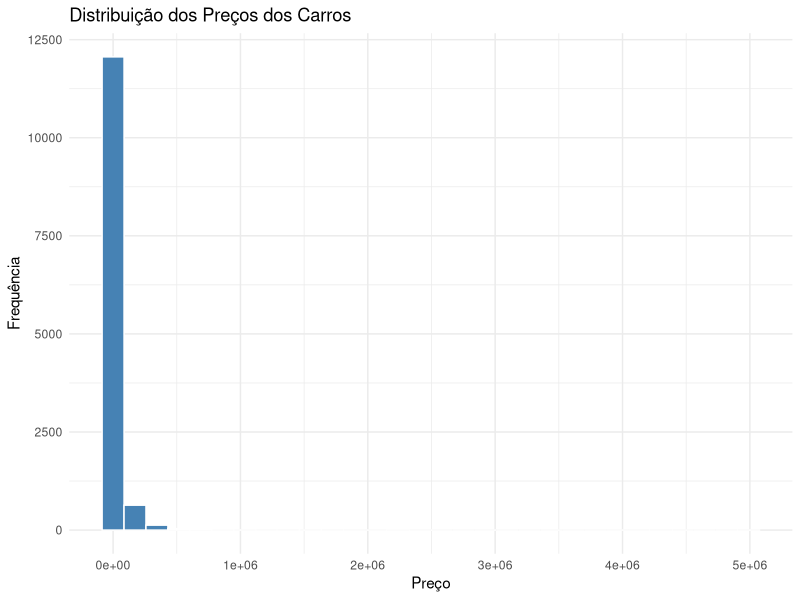
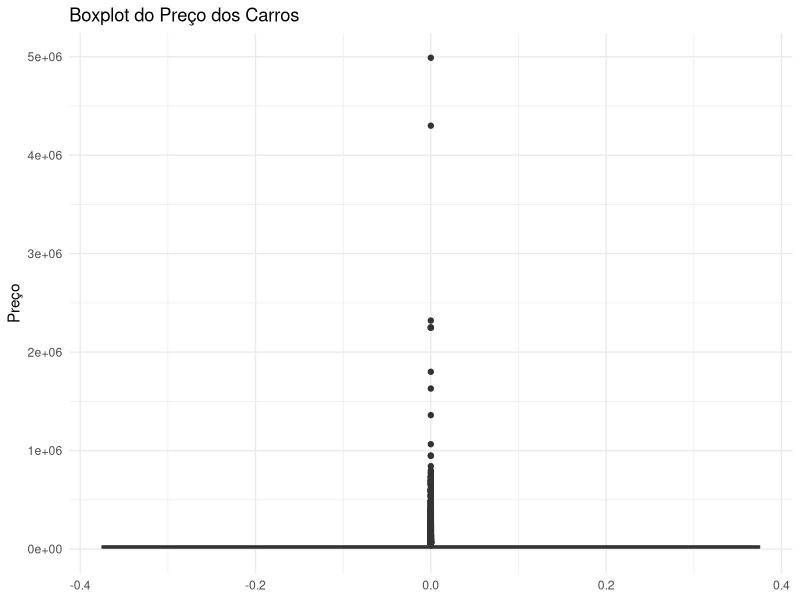
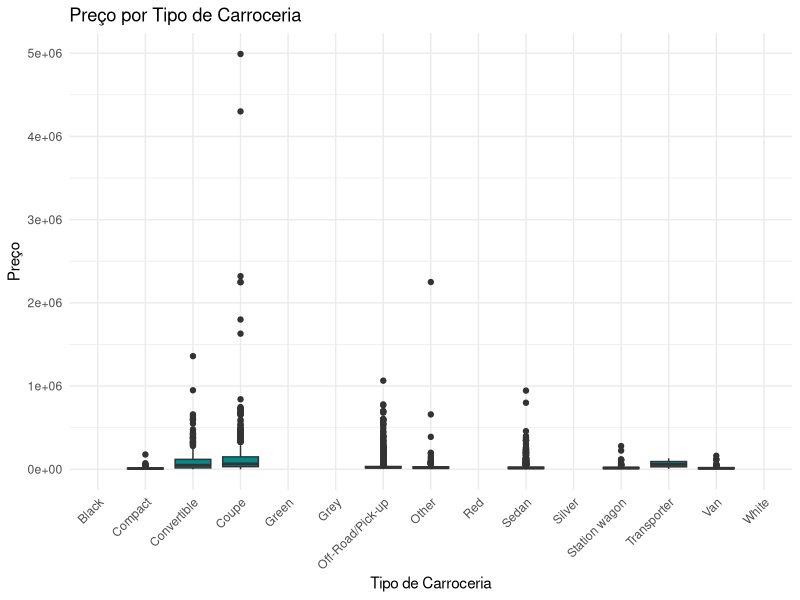
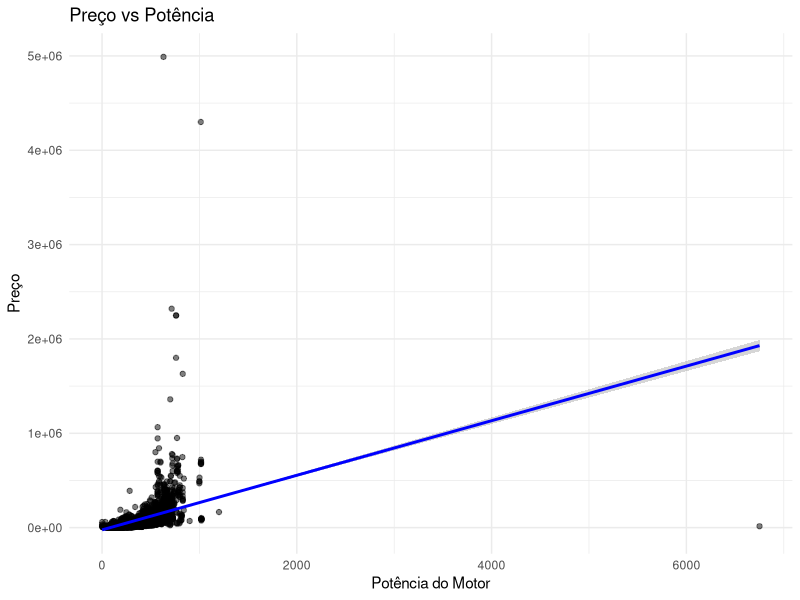
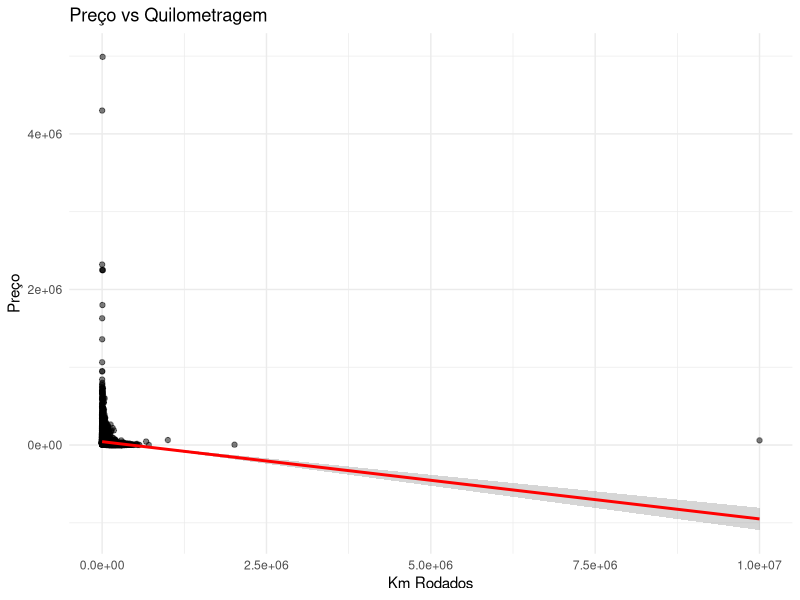
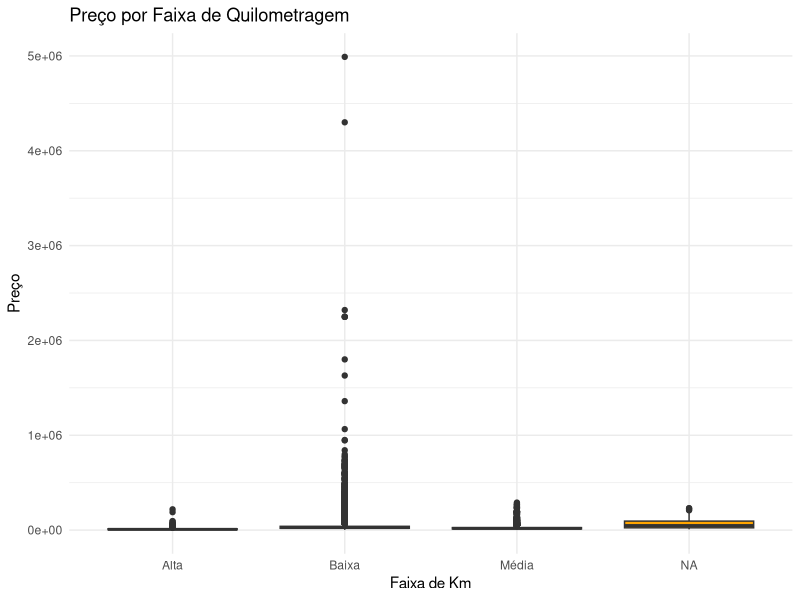

Here is the R script that generated these plots, in order: (Note: this script raises an error after producing the figures.)
setwd("C:/Users/ricar/OneDrive/Desktop/UTFPR/PROBABILIDADE E ESTATISTICA/trabalho")


# ====================================
# ANÁLISE ESTATÍSTICA DO PREÇO DE CARROS
# ====================================

# Carregando bibliotecas
library(tidyverse)

# Importando os dados
dados <- read.csv("dados_corrigidos_numericos.csv")

# ===============================
# 1. Comportamento da variável Preço
# ===============================

# Estatísticas descritivas
summary(dados$Price)

# Histograma da variável preço
ggplot(dados, aes(x = Price)) +
  geom_histogram(bins = 30, fill = "steelblue", color = "white") +
  labs(title = "Distribuição dos Preços dos Carros", x = "Preço", y = "Frequência") +
  theme_minimal()

# Boxplot do preço
ggplot(dados, aes(y = Price)) +
  geom_boxplot(fill = "tomato") +
  labs(title = "Boxplot do Preço dos Carros", y = "Preço") +
  theme_minimal()

# ===============================
# 2. Diferença nos preços médios entre tipos de carroceria
# ===============================

# Boxplot por tipo de carroceria
ggplot(dados, aes(x = Body.Type, y = Price)) +
  geom_boxplot(fill = "darkcyan") +
  labs(title = "Preço por Tipo de Carroceria", x = "Tipo de Carroceria", y = "Preço") +
  theme_minimal() +
  theme(axis.text.x = element_text(angle = 45, hjust = 1))

# ANOVA entre tipos de carroceria
anova_model <- aov(Price ~ Body.Type, data = dados)
summary(anova_model)

# ===============================
# 3. Influência da potência e quilometragem no preço
# ===============================

# Correlações
cor(dados$Power, dados$Price, use = "complete.obs")
cor(dados$Kilometers, dados$Price, use = "complete.obs")

# Gráfico de dispersão: Potência vs Preço
ggplot(dados, aes(x = Power, y = Price)) +
  geom_point(alpha = 0.5) +
  geom_smooth(method = "lm", color = "blue") +
  labs(title = "Preço vs Potência", x = "Potência do Motor", y = "Preço") +
  theme_minimal()

# Gráfico de dispersão: Km vs Preço
ggplot(dados, aes(x = Kilometers, y = Price)) +
  geom_point(alpha = 0.5) +
  geom_smooth(method = "lm", color = "red") +
  labs(title = "Preço vs Quilometragem", x = "Km Rodados", y = "Preço") +
  theme_minimal()

# Regressão linear múltipla
modelo <- lm(Price ~ Power + Kilometers, data = dados)
summary(modelo)

# ===============================
# 4. Padrões de preço por faixa de quilometragem
# ===============================

# Criar faixas de quilometragem
dados <- dados %>%
  mutate(km_faixa = case_when(
    Kilometers < 50000 ~ "Baixa",
    Kilometers >= 50000 & Kilometers < 150000 ~ "Média",
    Kilometers >= 150000 ~ "Alta"
  ))

# Boxplot por faixa de quilometragem
ggplot(dados, aes(x = km_faixa, y = Price)) +
  geom_boxplot(fill = "orange") +
  labs(title = "Preço por Faixa de Quilometragem", x = "Faixa de Km", y = "Preço") +
  theme_minimal()

# ANOVA entre faixas de quilometragem
anova_km <- aov(Price ~ km_faixa, data = dados)
summary(anova_km)


# Gráfico com zoom no eixo X (formato de sino mais claro)
ggplot(dados_limpos, aes(x = z_price)) +
  geom_histogram(aes(y = ..density..), bins = 60, fill = "lightblue", color = "black") +
  stat_function(fun = dnorm, args = list(mean = 0, sd = 1),
                color = "darkred", size = 1.3) +
  coord_cartesian(xlim = c(-4, 4)) +  # Limita visualização ao intervalo onde o sino aparece
  labs(title = "Distribuição Normal Padronizada (Formato de Sino)",
       x = "Preço Padronizado (Z-score)",
       y = "Densidade") +
  theme_minimal()


# Calcular a taxa lambda da exponencial
lambda <- 1 / mean(dados_limpos$Price)

# Histograma com curva exponencial ajustada e menos zoom
ggplot(dados_limpos, aes(x = Price)) +
  geom_histogram(aes(y = ..density..), bins = 60, fill = "lightgreen", color = "black") +
  stat_function(fun = dexp, args = list(rate = lambda), color = "darkgreen", size = 1.2) +
  coord_cartesian(xlim = c(0, quantile(dados_limpos$Price, 0.98))) +  # Percentil 98 em vez de 95
  labs(title = "Distribuição Exponencial Ajustada ao Preço dos Carros",
       x = "Preço",
       y = "Densidade") +
  theme_minimal()

# Carregar bibliotecas
library(tidyverse)

# Remover valores ausentes da variável de interesse
dados_limpos <- dados[!is.na(dados$Price), ]

# -------------------------------
# Medidas de Tendência Central
# -------------------------------

# Média
media <- mean(dados_limpos$Price)

# Mediana
mediana <- median(dados_limpos$Price)

# Moda (função customizada)
moda <- function(x) {
  ux <- unique(x)
  ux[which.max(tabulate(match(x, ux)))]
}
moda_preco <- moda(dados_limpos$Price)

# -------------------------------
# Medidas de Dispersão
# -------------------------------

# Amplitude
amplitude <- diff(range(dados_limpos$Price))

# Desvio padrão
desvio_padrao <- sd(dados_limpos$Price)

# Variância
variancia <- var(dados_limpos$Price)

# Intervalo interquartil
iqr <- IQR(dados_limpos$Price)

# -------------------------------
# Medidas de Posição
# -------------------------------

quartis <- quantile(dados_limpos$Price, probs = c(0.25, 0.5, 0.75))
percentis <- quantile(dados_limpos$Price, probs = c(0.10, 0.90))

# -------------------------------
# Resumo organizado
# -------------------------------

medidas <- data.frame(
  Medida = c("Média", "Mediana", "Moda", "Amplitude", "Desvio Padrão", "Variância", "IQR", 
             "1º Quartil (Q1)", "2º Quartil (Q2)", "3º Quartil (Q3)", 
             "10º Percentil", "90º Percentil"),
  Valor = c(media, mediana, moda_preco, amplitude, desvio_padrao, variancia, iqr,
            quartis[1], quartis[2], quartis[3], percentis[1], percentis[2])
)

# Exibir a tabela (no R Markdown ou relatório)
print(medidas)

library(knitr)
kable(medidas, caption = "Medidas Estatísticas do Preço dos Carros")

# Carregar o conjunto de dados
dados <- read.csv("dados_corrigidos_numericos.csv")

# Carregar pacotes
library(dplyr)

# Criar as faixas de quilometragem
dados <- dados %>%
  mutate(km_faixa = case_when(
    Kilometers < 50000 ~ "Baixa",
    Kilometers >= 50000 & Kilometers < 150000 ~ "Média",
    Kilometers >= 150000 ~ "Alta",
    TRUE ~ NA_character_
  ))

# Remover NAs
dados_anova <- na.omit(dados)

# ANOVA
anova_model <- aov(Price ~ km_faixa, data = dados_anova)
summary(anova_model)


# Carregar os dados
dados <- read.csv("dados_corrigidos_numericos.csv", stringsAsFactors = FALSE)

# Remover valores ausentes da variável de interesse
dados <- dados %>% filter(!is.na(Price), Brand %in% c("Fiat", "Chevrolet"))

# Separar os grupos
fiat <- dados %>% filter(Brand == "Fiat") %>% pull(Price)
chevrolet <- dados %>% filter(Brand == "Chevrolet") %>% pull(Price)

# Medianas para referência
cat("Mediana Fiat:", median(fiat), "\n")
cat("Mediana Chevrolet:", median(chevrolet), "\n")

# Teste de Wilcoxon (não paramétrico)
teste <- wilcox.test(fiat, chevrolet, alternative = "two.sided")

# Resultado
print(teste)

# Interpretação simples
if (teste$p.value < 0.05) {
  cat("Rejeitamos H0: Há diferença significativa entre os preços.\n")
} else {
  cat("Não rejeitamos H0: Não há diferença significativa.\n")
}


